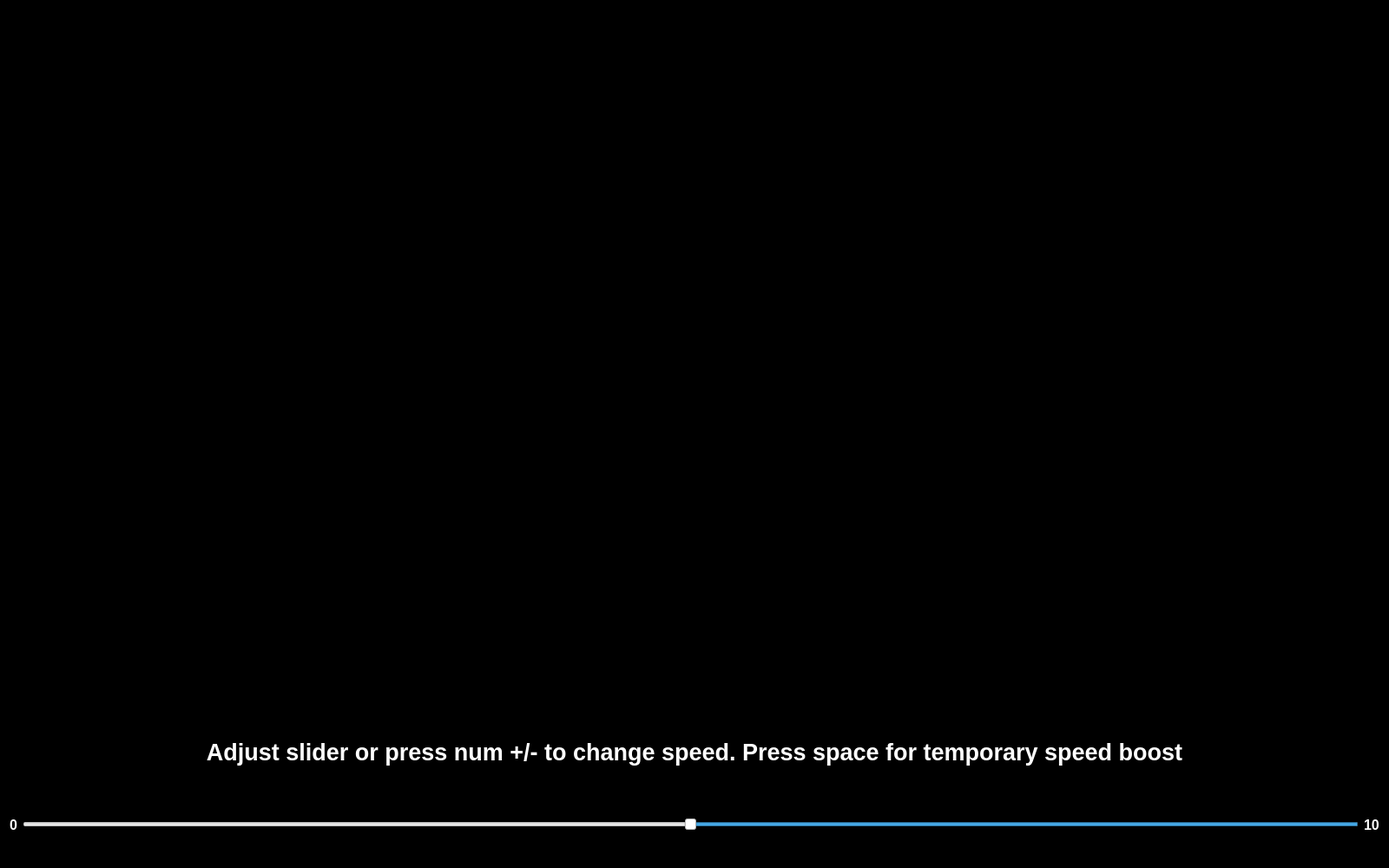
<?xml version="1.0" encoding="UTF-8"?>
<ui version="4.0">
 <class>GameWindow</class>
 <widget class="QMainWindow" name="GameWindow">
  <property name="geometry">
   <rect>
    <x>0</x>
    <y>0</y>
    <width>1600</width>
    <height>1000</height>
   </rect>
  </property>
  <property name="sizePolicy">
   <sizepolicy hsizetype="Preferred" vsizetype="Preferred">
    <horstretch>0</horstretch>
    <verstretch>0</verstretch>
   </sizepolicy>
  </property>
  <property name="minimumSize">
   <size>
    <width>1600</width>
    <height>1000</height>
   </size>
  </property>
  <property name="palette">
   <palette>
    <active>
     <colorrole role="WindowText">
      <brush brushstyle="SolidPattern">
       <color alpha="255">
        <red>255</red>
        <green>255</green>
        <blue>255</blue>
       </color>
      </brush>
     </colorrole>
     <colorrole role="Button">
      <brush brushstyle="SolidPattern">
       <color alpha="255">
        <red>0</red>
        <green>0</green>
        <blue>0</blue>
       </color>
      </brush>
     </colorrole>
     <colorrole role="Light">
      <brush brushstyle="SolidPattern">
       <color alpha="255">
        <red>0</red>
        <green>0</green>
        <blue>0</blue>
       </color>
      </brush>
     </colorrole>
     <colorrole role="Midlight">
      <brush brushstyle="SolidPattern">
       <color alpha="255">
        <red>0</red>
        <green>0</green>
        <blue>0</blue>
       </color>
      </brush>
     </colorrole>
     <colorrole role="Dark">
      <brush brushstyle="SolidPattern">
       <color alpha="255">
        <red>0</red>
        <green>0</green>
        <blue>0</blue>
       </color>
      </brush>
     </colorrole>
     <colorrole role="Mid">
      <brush brushstyle="SolidPattern">
       <color alpha="255">
        <red>0</red>
        <green>0</green>
        <blue>0</blue>
       </color>
      </brush>
     </colorrole>
     <colorrole role="Text">
      <brush brushstyle="SolidPattern">
       <color alpha="255">
        <red>255</red>
        <green>255</green>
        <blue>255</blue>
       </color>
      </brush>
     </colorrole>
     <colorrole role="BrightText">
      <brush brushstyle="SolidPattern">
       <color alpha="255">
        <red>255</red>
        <green>255</green>
        <blue>255</blue>
       </color>
      </brush>
     </colorrole>
     <colorrole role="ButtonText">
      <brush brushstyle="SolidPattern">
       <color alpha="255">
        <red>255</red>
        <green>255</green>
        <blue>255</blue>
       </color>
      </brush>
     </colorrole>
     <colorrole role="Base">
      <brush brushstyle="SolidPattern">
       <color alpha="255">
        <red>0</red>
        <green>0</green>
        <blue>0</blue>
       </color>
      </brush>
     </colorrole>
     <colorrole role="Window">
      <brush brushstyle="SolidPattern">
       <color alpha="255">
        <red>0</red>
        <green>0</green>
        <blue>0</blue>
       </color>
      </brush>
     </colorrole>
     <colorrole role="Shadow">
      <brush brushstyle="SolidPattern">
       <color alpha="255">
        <red>0</red>
        <green>0</green>
        <blue>0</blue>
       </color>
      </brush>
     </colorrole>
     <colorrole role="AlternateBase">
      <brush brushstyle="SolidPattern">
       <color alpha="255">
        <red>0</red>
        <green>0</green>
        <blue>0</blue>
       </color>
      </brush>
     </colorrole>
     <colorrole role="ToolTipBase">
      <brush brushstyle="SolidPattern">
       <color alpha="255">
        <red>255</red>
        <green>255</green>
        <blue>220</blue>
       </color>
      </brush>
     </colorrole>
     <colorrole role="ToolTipText">
      <brush brushstyle="SolidPattern">
       <color alpha="255">
        <red>0</red>
        <green>0</green>
        <blue>0</blue>
       </color>
      </brush>
     </colorrole>
     <colorrole role="PlaceholderText">
      <brush brushstyle="SolidPattern">
       <color alpha="128">
        <red>255</red>
        <green>255</green>
        <blue>255</blue>
       </color>
      </brush>
     </colorrole>
    </active>
    <inactive>
     <colorrole role="WindowText">
      <brush brushstyle="SolidPattern">
       <color alpha="255">
        <red>255</red>
        <green>255</green>
        <blue>255</blue>
       </color>
      </brush>
     </colorrole>
     <colorrole role="Button">
      <brush brushstyle="SolidPattern">
       <color alpha="255">
        <red>0</red>
        <green>0</green>
        <blue>0</blue>
       </color>
      </brush>
     </colorrole>
     <colorrole role="Light">
      <brush brushstyle="SolidPattern">
       <color alpha="255">
        <red>0</red>
        <green>0</green>
        <blue>0</blue>
       </color>
      </brush>
     </colorrole>
     <colorrole role="Midlight">
      <brush brushstyle="SolidPattern">
       <color alpha="255">
        <red>0</red>
        <green>0</green>
        <blue>0</blue>
       </color>
      </brush>
     </colorrole>
     <colorrole role="Dark">
      <brush brushstyle="SolidPattern">
       <color alpha="255">
        <red>0</red>
        <green>0</green>
        <blue>0</blue>
       </color>
      </brush>
     </colorrole>
     <colorrole role="Mid">
      <brush brushstyle="SolidPattern">
       <color alpha="255">
        <red>0</red>
        <green>0</green>
        <blue>0</blue>
       </color>
      </brush>
     </colorrole>
     <colorrole role="Text">
      <brush brushstyle="SolidPattern">
       <color alpha="255">
        <red>255</red>
        <green>255</green>
        <blue>255</blue>
       </color>
      </brush>
     </colorrole>
     <colorrole role="BrightText">
      <brush brushstyle="SolidPattern">
       <color alpha="255">
        <red>255</red>
        <green>255</green>
        <blue>255</blue>
       </color>
      </brush>
     </colorrole>
     <colorrole role="ButtonText">
      <brush brushstyle="SolidPattern">
       <color alpha="255">
        <red>255</red>
        <green>255</green>
        <blue>255</blue>
       </color>
      </brush>
     </colorrole>
     <colorrole role="Base">
      <brush brushstyle="SolidPattern">
       <color alpha="255">
        <red>0</red>
        <green>0</green>
        <blue>0</blue>
       </color>
      </brush>
     </colorrole>
     <colorrole role="Window">
      <brush brushstyle="SolidPattern">
       <color alpha="255">
        <red>0</red>
        <green>0</green>
        <blue>0</blue>
       </color>
      </brush>
     </colorrole>
     <colorrole role="Shadow">
      <brush brushstyle="SolidPattern">
       <color alpha="255">
        <red>0</red>
        <green>0</green>
        <blue>0</blue>
       </color>
      </brush>
     </colorrole>
     <colorrole role="AlternateBase">
      <brush brushstyle="SolidPattern">
       <color alpha="255">
        <red>0</red>
        <green>0</green>
        <blue>0</blue>
       </color>
      </brush>
     </colorrole>
     <colorrole role="ToolTipBase">
      <brush brushstyle="SolidPattern">
       <color alpha="255">
        <red>255</red>
        <green>255</green>
        <blue>220</blue>
       </color>
      </brush>
     </colorrole>
     <colorrole role="ToolTipText">
      <brush brushstyle="SolidPattern">
       <color alpha="255">
        <red>0</red>
        <green>0</green>
        <blue>0</blue>
       </color>
      </brush>
     </colorrole>
     <colorrole role="PlaceholderText">
      <brush brushstyle="SolidPattern">
       <color alpha="128">
        <red>255</red>
        <green>255</green>
        <blue>255</blue>
       </color>
      </brush>
     </colorrole>
    </inactive>
    <disabled>
     <colorrole role="WindowText">
      <brush brushstyle="SolidPattern">
       <color alpha="255">
        <red>0</red>
        <green>0</green>
        <blue>0</blue>
       </color>
      </brush>
     </colorrole>
     <colorrole role="Button">
      <brush brushstyle="SolidPattern">
       <color alpha="255">
        <red>0</red>
        <green>0</green>
        <blue>0</blue>
       </color>
      </brush>
     </colorrole>
     <colorrole role="Light">
      <brush brushstyle="SolidPattern">
       <color alpha="255">
        <red>0</red>
        <green>0</green>
        <blue>0</blue>
       </color>
      </brush>
     </colorrole>
     <colorrole role="Midlight">
      <brush brushstyle="SolidPattern">
       <color alpha="255">
        <red>0</red>
        <green>0</green>
        <blue>0</blue>
       </color>
      </brush>
     </colorrole>
     <colorrole role="Dark">
      <brush brushstyle="SolidPattern">
       <color alpha="255">
        <red>0</red>
        <green>0</green>
        <blue>0</blue>
       </color>
      </brush>
     </colorrole>
     <colorrole role="Mid">
      <brush brushstyle="SolidPattern">
       <color alpha="255">
        <red>0</red>
        <green>0</green>
        <blue>0</blue>
       </color>
      </brush>
     </colorrole>
     <colorrole role="Text">
      <brush brushstyle="SolidPattern">
       <color alpha="255">
        <red>0</red>
        <green>0</green>
        <blue>0</blue>
       </color>
      </brush>
     </colorrole>
     <colorrole role="BrightText">
      <brush brushstyle="SolidPattern">
       <color alpha="255">
        <red>255</red>
        <green>255</green>
        <blue>255</blue>
       </color>
      </brush>
     </colorrole>
     <colorrole role="ButtonText">
      <brush brushstyle="SolidPattern">
       <color alpha="255">
        <red>0</red>
        <green>0</green>
        <blue>0</blue>
       </color>
      </brush>
     </colorrole>
     <colorrole role="Base">
      <brush brushstyle="SolidPattern">
       <color alpha="255">
        <red>0</red>
        <green>0</green>
        <blue>0</blue>
       </color>
      </brush>
     </colorrole>
     <colorrole role="Window">
      <brush brushstyle="SolidPattern">
       <color alpha="255">
        <red>0</red>
        <green>0</green>
        <blue>0</blue>
       </color>
      </brush>
     </colorrole>
     <colorrole role="Shadow">
      <brush brushstyle="SolidPattern">
       <color alpha="255">
        <red>0</red>
        <green>0</green>
        <blue>0</blue>
       </color>
      </brush>
     </colorrole>
     <colorrole role="AlternateBase">
      <brush brushstyle="SolidPattern">
       <color alpha="255">
        <red>0</red>
        <green>0</green>
        <blue>0</blue>
       </color>
      </brush>
     </colorrole>
     <colorrole role="ToolTipBase">
      <brush brushstyle="SolidPattern">
       <color alpha="255">
        <red>255</red>
        <green>255</green>
        <blue>220</blue>
       </color>
      </brush>
     </colorrole>
     <colorrole role="ToolTipText">
      <brush brushstyle="SolidPattern">
       <color alpha="255">
        <red>0</red>
        <green>0</green>
        <blue>0</blue>
       </color>
      </brush>
     </colorrole>
     <colorrole role="PlaceholderText">
      <brush brushstyle="SolidPattern">
       <color alpha="128">
        <red>255</red>
        <green>255</green>
        <blue>255</blue>
       </color>
      </brush>
     </colorrole>
    </disabled>
   </palette>
  </property>
  <property name="windowTitle">
   <string>MainWindow</string>
  </property>
  <widget class="QWidget" name="centralWidget">
   <property name="sizePolicy">
    <sizepolicy hsizetype="Preferred" vsizetype="Preferred">
     <horstretch>0</horstretch>
     <verstretch>0</verstretch>
    </sizepolicy>
   </property>
   <layout class="QVBoxLayout" name="verticalLayout_3">
    <item>
     <layout class="QVBoxLayout" name="verticalLayout_2">
      <item>
       <widget class="QGraphicsView" name="graphicsView">
        <property name="enabled">
         <bool>true</bool>
        </property>
        <property name="sizePolicy">
         <sizepolicy hsizetype="Preferred" vsizetype="Preferred">
          <horstretch>0</horstretch>
          <verstretch>0</verstretch>
         </sizepolicy>
        </property>
        <property name="minimumSize">
         <size>
          <width>1560</width>
          <height>810</height>
         </size>
        </property>
        <property name="frameShape">
         <enum>QFrame::NoFrame</enum>
        </property>
        <property name="frameShadow">
         <enum>QFrame::Plain</enum>
        </property>
       </widget>
      </item>
      <item>
       <layout class="QVBoxLayout" name="verticalLayout">
        <item>
         <widget class="QLabel" name="label_SpeedSlider">
          <property name="font">
           <font>
            <family>Arial</family>
            <pointsize>20</pointsize>
            <weight>75</weight>
            <bold>true</bold>
           </font>
          </property>
          <property name="text">
           <string>Adjust slider or press num +/- to change speed. Press space for temporary speed boost</string>
          </property>
          <property name="alignment">
           <set>Qt::AlignCenter</set>
          </property>
         </widget>
        </item>
        <item>
         <layout class="QHBoxLayout" name="horizontalLayout">
          <property name="spacing">
           <number>6</number>
          </property>
          <property name="sizeConstraint">
           <enum>QLayout::SetDefaultConstraint</enum>
          </property>
          <item>
           <widget class="QLabel" name="label_MinSpeed">
            <property name="sizePolicy">
             <sizepolicy hsizetype="Maximum" vsizetype="Preferred">
              <horstretch>0</horstretch>
              <verstretch>0</verstretch>
             </sizepolicy>
            </property>
            <property name="font">
             <font>
              <pointsize>12</pointsize>
              <weight>75</weight>
              <bold>true</bold>
             </font>
            </property>
            <property name="text">
             <string>0</string>
            </property>
           </widget>
          </item>
          <item>
           <widget class="QSlider" name="slider_Speed">
            <property name="enabled">
             <bool>true</bool>
            </property>
            <property name="sizePolicy">
             <sizepolicy hsizetype="Minimum" vsizetype="Fixed">
              <horstretch>0</horstretch>
              <verstretch>0</verstretch>
             </sizepolicy>
            </property>
            <property name="sizeIncrement">
             <size>
              <width>0</width>
              <height>0</height>
             </size>
            </property>
            <property name="palette">
             <palette>
              <active>
               <colorrole role="WindowText">
                <brush brushstyle="SolidPattern">
                 <color alpha="255">
                  <red>0</red>
                  <green>0</green>
                  <blue>0</blue>
                 </color>
                </brush>
               </colorrole>
               <colorrole role="Button">
                <brush brushstyle="SolidPattern">
                 <color alpha="255">
                  <red>255</red>
                  <green>255</green>
                  <blue>255</blue>
                 </color>
                </brush>
               </colorrole>
               <colorrole role="Light">
                <brush brushstyle="SolidPattern">
                 <color alpha="255">
                  <red>255</red>
                  <green>255</green>
                  <blue>255</blue>
                 </color>
                </brush>
               </colorrole>
               <colorrole role="Midlight">
                <brush brushstyle="SolidPattern">
                 <color alpha="255">
                  <red>255</red>
                  <green>255</green>
                  <blue>255</blue>
                 </color>
                </brush>
               </colorrole>
               <colorrole role="Dark">
                <brush brushstyle="SolidPattern">
                 <color alpha="255">
                  <red>127</red>
                  <green>127</green>
                  <blue>127</blue>
                 </color>
                </brush>
               </colorrole>
               <colorrole role="Mid">
                <brush brushstyle="SolidPattern">
                 <color alpha="255">
                  <red>170</red>
                  <green>170</green>
                  <blue>170</blue>
                 </color>
                </brush>
               </colorrole>
               <colorrole role="Text">
                <brush brushstyle="SolidPattern">
                 <color alpha="255">
                  <red>0</red>
                  <green>0</green>
                  <blue>0</blue>
                 </color>
                </brush>
               </colorrole>
               <colorrole role="BrightText">
                <brush brushstyle="SolidPattern">
                 <color alpha="255">
                  <red>255</red>
                  <green>255</green>
                  <blue>255</blue>
                 </color>
                </brush>
               </colorrole>
               <colorrole role="ButtonText">
                <brush brushstyle="SolidPattern">
                 <color alpha="255">
                  <red>0</red>
                  <green>0</green>
                  <blue>0</blue>
                 </color>
                </brush>
               </colorrole>
               <colorrole role="Base">
                <brush brushstyle="SolidPattern">
                 <color alpha="255">
                  <red>255</red>
                  <green>255</green>
                  <blue>255</blue>
                 </color>
                </brush>
               </colorrole>
               <colorrole role="Window">
                <brush brushstyle="SolidPattern">
                 <color alpha="255">
                  <red>255</red>
                  <green>255</green>
                  <blue>255</blue>
                 </color>
                </brush>
               </colorrole>
               <colorrole role="Shadow">
                <brush brushstyle="SolidPattern">
                 <color alpha="255">
                  <red>0</red>
                  <green>0</green>
                  <blue>0</blue>
                 </color>
                </brush>
               </colorrole>
               <colorrole role="AlternateBase">
                <brush brushstyle="SolidPattern">
                 <color alpha="255">
                  <red>255</red>
                  <green>255</green>
                  <blue>255</blue>
                 </color>
                </brush>
               </colorrole>
               <colorrole role="ToolTipBase">
                <brush brushstyle="SolidPattern">
                 <color alpha="255">
                  <red>255</red>
                  <green>255</green>
                  <blue>220</blue>
                 </color>
                </brush>
               </colorrole>
               <colorrole role="ToolTipText">
                <brush brushstyle="SolidPattern">
                 <color alpha="255">
                  <red>0</red>
                  <green>0</green>
                  <blue>0</blue>
                 </color>
                </brush>
               </colorrole>
               <colorrole role="PlaceholderText">
                <brush brushstyle="SolidPattern">
                 <color alpha="128">
                  <red>0</red>
                  <green>0</green>
                  <blue>0</blue>
                 </color>
                </brush>
               </colorrole>
              </active>
              <inactive>
               <colorrole role="WindowText">
                <brush brushstyle="SolidPattern">
                 <color alpha="255">
                  <red>0</red>
                  <green>0</green>
                  <blue>0</blue>
                 </color>
                </brush>
               </colorrole>
               <colorrole role="Button">
                <brush brushstyle="SolidPattern">
                 <color alpha="255">
                  <red>255</red>
                  <green>255</green>
                  <blue>255</blue>
                 </color>
                </brush>
               </colorrole>
               <colorrole role="Light">
                <brush brushstyle="SolidPattern">
                 <color alpha="255">
                  <red>255</red>
                  <green>255</green>
                  <blue>255</blue>
                 </color>
                </brush>
               </colorrole>
               <colorrole role="Midlight">
                <brush brushstyle="SolidPattern">
                 <color alpha="255">
                  <red>255</red>
                  <green>255</green>
                  <blue>255</blue>
                 </color>
                </brush>
               </colorrole>
               <colorrole role="Dark">
                <brush brushstyle="SolidPattern">
                 <color alpha="255">
                  <red>127</red>
                  <green>127</green>
                  <blue>127</blue>
                 </color>
                </brush>
               </colorrole>
               <colorrole role="Mid">
                <brush brushstyle="SolidPattern">
                 <color alpha="255">
                  <red>170</red>
                  <green>170</green>
                  <blue>170</blue>
                 </color>
                </brush>
               </colorrole>
               <colorrole role="Text">
                <brush brushstyle="SolidPattern">
                 <color alpha="255">
                  <red>0</red>
                  <green>0</green>
                  <blue>0</blue>
                 </color>
                </brush>
               </colorrole>
               <colorrole role="BrightText">
                <brush brushstyle="SolidPattern">
                 <color alpha="255">
                  <red>255</red>
                  <green>255</green>
                  <blue>255</blue>
                 </color>
                </brush>
               </colorrole>
               <colorrole role="ButtonText">
                <brush brushstyle="SolidPattern">
                 <color alpha="255">
                  <red>0</red>
                  <green>0</green>
                  <blue>0</blue>
                 </color>
                </brush>
               </colorrole>
               <colorrole role="Base">
                <brush brushstyle="SolidPattern">
                 <color alpha="255">
                  <red>255</red>
                  <green>255</green>
                  <blue>255</blue>
                 </color>
                </brush>
               </colorrole>
               <colorrole role="Window">
                <brush brushstyle="SolidPattern">
                 <color alpha="255">
                  <red>255</red>
                  <green>255</green>
                  <blue>255</blue>
                 </color>
                </brush>
               </colorrole>
               <colorrole role="Shadow">
                <brush brushstyle="SolidPattern">
                 <color alpha="255">
                  <red>0</red>
                  <green>0</green>
                  <blue>0</blue>
                 </color>
                </brush>
               </colorrole>
               <colorrole role="AlternateBase">
                <brush brushstyle="SolidPattern">
                 <color alpha="255">
                  <red>255</red>
                  <green>255</green>
                  <blue>255</blue>
                 </color>
                </brush>
               </colorrole>
               <colorrole role="ToolTipBase">
                <brush brushstyle="SolidPattern">
                 <color alpha="255">
                  <red>255</red>
                  <green>255</green>
                  <blue>220</blue>
                 </color>
                </brush>
               </colorrole>
               <colorrole role="ToolTipText">
                <brush brushstyle="SolidPattern">
                 <color alpha="255">
                  <red>0</red>
                  <green>0</green>
                  <blue>0</blue>
                 </color>
                </brush>
               </colorrole>
               <colorrole role="PlaceholderText">
                <brush brushstyle="SolidPattern">
                 <color alpha="128">
                  <red>0</red>
                  <green>0</green>
                  <blue>0</blue>
                 </color>
                </brush>
               </colorrole>
              </inactive>
              <disabled>
               <colorrole role="WindowText">
                <brush brushstyle="SolidPattern">
                 <color alpha="255">
                  <red>127</red>
                  <green>127</green>
                  <blue>127</blue>
                 </color>
                </brush>
               </colorrole>
               <colorrole role="Button">
                <brush brushstyle="SolidPattern">
                 <color alpha="255">
                  <red>255</red>
                  <green>255</green>
                  <blue>255</blue>
                 </color>
                </brush>
               </colorrole>
               <colorrole role="Light">
                <brush brushstyle="SolidPattern">
                 <color alpha="255">
                  <red>255</red>
                  <green>255</green>
                  <blue>255</blue>
                 </color>
                </brush>
               </colorrole>
               <colorrole role="Midlight">
                <brush brushstyle="SolidPattern">
                 <color alpha="255">
                  <red>255</red>
                  <green>255</green>
                  <blue>255</blue>
                 </color>
                </brush>
               </colorrole>
               <colorrole role="Dark">
                <brush brushstyle="SolidPattern">
                 <color alpha="255">
                  <red>127</red>
                  <green>127</green>
                  <blue>127</blue>
                 </color>
                </brush>
               </colorrole>
               <colorrole role="Mid">
                <brush brushstyle="SolidPattern">
                 <color alpha="255">
                  <red>170</red>
                  <green>170</green>
                  <blue>170</blue>
                 </color>
                </brush>
               </colorrole>
               <colorrole role="Text">
                <brush brushstyle="SolidPattern">
                 <color alpha="255">
                  <red>127</red>
                  <green>127</green>
                  <blue>127</blue>
                 </color>
                </brush>
               </colorrole>
               <colorrole role="BrightText">
                <brush brushstyle="SolidPattern">
                 <color alpha="255">
                  <red>255</red>
                  <green>255</green>
                  <blue>255</blue>
                 </color>
                </brush>
               </colorrole>
               <colorrole role="ButtonText">
                <brush brushstyle="SolidPattern">
                 <color alpha="255">
                  <red>127</red>
                  <green>127</green>
                  <blue>127</blue>
                 </color>
                </brush>
               </colorrole>
               <colorrole role="Base">
                <brush brushstyle="SolidPattern">
                 <color alpha="255">
                  <red>255</red>
                  <green>255</green>
                  <blue>255</blue>
                 </color>
                </brush>
               </colorrole>
               <colorrole role="Window">
                <brush brushstyle="SolidPattern">
                 <color alpha="255">
                  <red>255</red>
                  <green>255</green>
                  <blue>255</blue>
                 </color>
                </brush>
               </colorrole>
               <colorrole role="Shadow">
                <brush brushstyle="SolidPattern">
                 <color alpha="255">
                  <red>0</red>
                  <green>0</green>
                  <blue>0</blue>
                 </color>
                </brush>
               </colorrole>
               <colorrole role="AlternateBase">
                <brush brushstyle="SolidPattern">
                 <color alpha="255">
                  <red>255</red>
                  <green>255</green>
                  <blue>255</blue>
                 </color>
                </brush>
               </colorrole>
               <colorrole role="ToolTipBase">
                <brush brushstyle="SolidPattern">
                 <color alpha="255">
                  <red>255</red>
                  <green>255</green>
                  <blue>220</blue>
                 </color>
                </brush>
               </colorrole>
               <colorrole role="ToolTipText">
                <brush brushstyle="SolidPattern">
                 <color alpha="255">
                  <red>0</red>
                  <green>0</green>
                  <blue>0</blue>
                 </color>
                </brush>
               </colorrole>
               <colorrole role="PlaceholderText">
                <brush brushstyle="SolidPattern">
                 <color alpha="128">
                  <red>0</red>
                  <green>0</green>
                  <blue>0</blue>
                 </color>
                </brush>
               </colorrole>
              </disabled>
             </palette>
            </property>
            <property name="autoFillBackground">
             <bool>false</bool>
            </property>
            <property name="maximum">
             <number>10</number>
            </property>
            <property name="pageStep">
             <number>1</number>
            </property>
            <property name="value">
             <number>5</number>
            </property>
            <property name="orientation">
             <enum>Qt::Horizontal</enum>
            </property>
            <property name="invertedAppearance">
             <bool>true</bool>
            </property>
            <property name="invertedControls">
             <bool>false</bool>
            </property>
           </widget>
          </item>
          <item>
           <widget class="QLabel" name="label_MaxSpeed">
            <property name="sizePolicy">
             <sizepolicy hsizetype="Maximum" vsizetype="Preferred">
              <horstretch>0</horstretch>
              <verstretch>0</verstretch>
             </sizepolicy>
            </property>
            <property name="font">
             <font>
              <pointsize>12</pointsize>
              <weight>75</weight>
              <bold>true</bold>
             </font>
            </property>
            <property name="text">
             <string>10</string>
            </property>
           </widget>
          </item>
         </layout>
        </item>
       </layout>
      </item>
     </layout>
    </item>
   </layout>
  </widget>
 </widget>
 <layoutdefault spacing="6" margin="11"/>
 <resources/>
 <connections/>
</ui>
